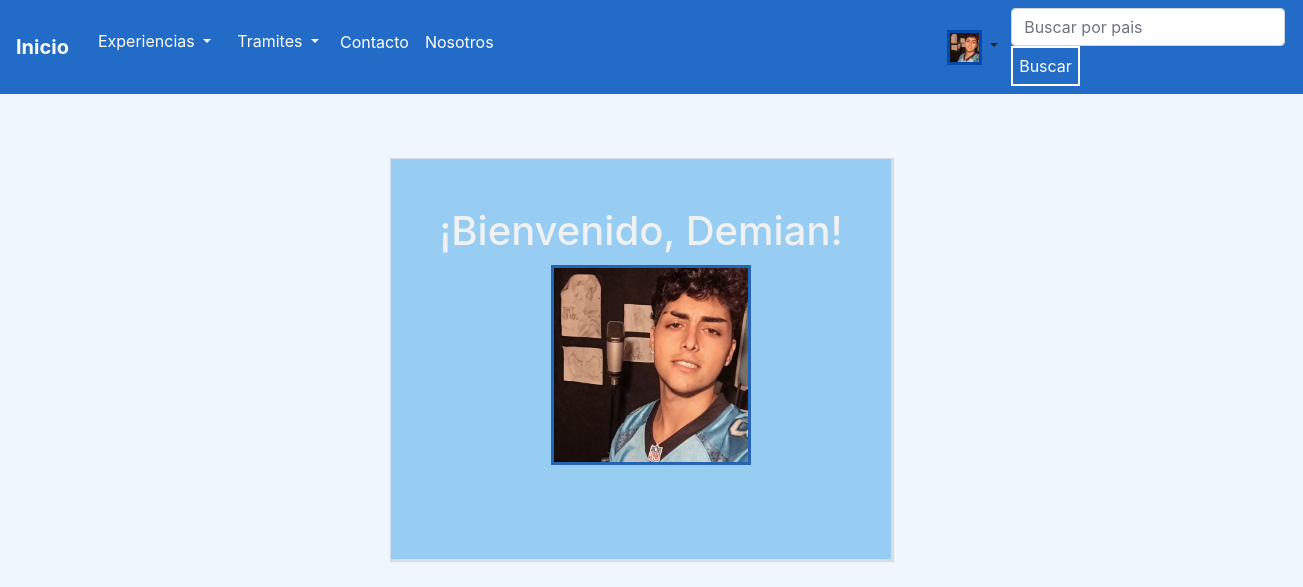
Page / (signed in) on the committed database.
### cuenta/models.py (models this page shows)
class User(AbstractUser):
    descripcion = models.CharField(max_length=100, blank=True, null=True)
    telefono = models.IntegerField(null=True, blank=True)
    redes_sociales = models.URLField(max_length=100, null=True, blank=True)
    image = models.ImageField(upload_to = 'imagenes_User/', blank=True, null=True )
    class Meta:
        verbose_name = 'Usuario'
        verbose_name_plural = 'Usuarios'
    def __str__(self):
        return str(self.username)

### templates/inicio.html (shortened to what this page needs)
{% extends 'base.html' %}
{% load static %}
{% block contenido %}
  {% if not user.is_authenticated %}
  <h1 class="Titulo" >Bienvenidos al blog de viajes</h1>
  <div id="carouselExampleSlidesOnly " data-interval="3000" class="carousel slide" data-ride="carousel" style="width: 900px; height: 20px;margin-right: 0%;">
    <div class="carousel-inner" >
      <div class="carousel-item active" data-interval="3000" >
          <img src="media\imagenes_Imagenes_Inicio\Thailand.jpg" class="d-block w-100" style="width: 900px; height: 400px; margin-top: 3%; margin-left: 3%;margin-right: 0%;  ">
      </div>
      <div class="carousel-item" data-interval="3000">
        <img src="media\imagenes_Imagenes_Inicio\nuevayork.jpg" class="d-block w-100" style="width: 900px; height: 400px; margin-top: 3%; margin-left: 3%;margin-right: 0%;">
      </div>
      <div class="carousel-item" data-interval="3000">
        <img src="media\imagenes_Imagenes_Inicio\noruega.jpg" class="d-block w-100" style="width: 900px; height: 400px; margin-top: 3%; margin-left: 3%;margin-right: 0%;">
      </div>
      <div class="carousel-item" data-interval="3000">
        <img src="media\imagenes_Imagenes_Inicio\Ushuaia.jpg" class="d-block w-100" style="width: 900px; height: 400px; margin-top: 3%; margin-left: 3%;margin-right: 0%;">
      </div>
    </div>
  </div>
    <div class="Formularioinicio">
    <h3>¿Ya tienes una cuenta? puedes</h3>
    <a class="Boton"  href="{% url 'login' %}">Iniciar sesión</a>
    <br>
    <br>
    <h3>de no ser el caso...</h3>
    <a class="Boton"  href="{% url 'registro' %}">¡Registrate!</a>
    </div>
  {% else %}
    <h1 class="Bienvenida">
      <br/>
      ¡Bienvenido, {{user}}!
      {% if user.image %}
      <img src="{{user.image.url}}" width="200px" height="200px" style="border-style: solid; border-color: rgb(37, 99, 181); margin-left: 4%; margin-top: 2%; ">
      {% else %}
      <img src="\media\imagenes_User\usuariodefault.jpg" width="200px" height="200px"   style="border-style: solid; border-color: rgb(37, 99, 181); margin-left: 4%; margin-top: 2%; "  >
      {% endif %}
    </h1>
  {% endif %}
{% endblock %}

### templates/base.html (shortened to what this page needs)
<!DOCTYPE html>
<html lang="en">
<head>
    {% load static %}
    <link rel="stylesheet" href="https://cdn.jsdelivr.net/npm/bootstrap@4.6.1/dist/css/bootstrap.min.css"
>
        <link rel="stylesheet"  href="{% static 'blog_viaje-GomezMogniLavezzo/styles.css' %}" type="text/css">
</head>
<header>
    <nav class="navbar navbar-expand-lg navbar "  >
        <a class="navbar-brand text-white" href="/"><b>Inicio </b></a>
        <div class="collapse navbar-collapse" id="navbarSupportedContent">
            <ul class="navbar-nav mr-auto">
                <li class="nav-item" >
                    <div class="btn-group"  >
                        <button type="button" class="btn dropdown-toggle text-white " data-toggle="dropdown" aria-expanded="false" >
                            Experiencias
                        </button>
                </li>
                <li class="nav-item" >
                    <div class="btn-group"  >
                        <button type="button" class="btn dropdown-toggle text-white " data-toggle="dropdown" aria-expanded="false" >
                            Tramites
                        </button>
                </li>
                <li class="nav-item">
                    <a class="nav-link text-white" href="/contacto/">Contacto</a>
                </li>
                <li class="nav-item" >
                    <a class="nav-link text-white" href="/nosotros/">Nosotros</a>
                </li>
                {% if user.is_authenticated %}
                    <div class="btn-group" style="margin-left:27rem ;">
                        <button type="button" class="btn  dropdown-toggle" data-toggle="dropdown" aria-expanded="false" >
                            {% if user.image %}
                               <img src="{{user.image.url}}" width="35px" height="35px" style=" margin-top:2.5%;border-style: solid; border-color: rgb(1, 75, 173);  ">
                            {% else %}
                               <img src="\media\imagenes_User\usuariodefault.jpg" width="35px" height="35px" style=" margin-top:2.5%;border-style: solid; border-color: rgb(1, 75, 173);  ">
                            {% endif %}
                        </button>
                {% endif %}
            </ul>
            <form class="form-inline my-2 my-lg-0" action ="/search_experiencias_view/" method = "GET" style="margin-right: 4%;">
                <input  class="form-control mr-sm-2" type="text" placeholder="Buscar por pais" aria-label="Search" name = 'search'>
                <button class="BotonBuscador " type="submit">Buscar</button>
            </form>
        </div>
    </nav>
</header>
<body >
{% block contenido %}
{% endblock %}
</body>
</html>

### static/blog_viaje-GomezMogniLavezzo/styles.css (style rules this page uses)
html { max-height: 100%; height: 1360px; }
body { background-color: rgb(239, 246, 253); max-width: 100%; min-width: 100%; position: absolute; align-content: center; }
header { max-width: 100%; background-color: rgb(34, 108, 200); height: 10%; max-height: 10%; position: static; max-width: 100%; max-height: 100%; }
.BotonBuscador { padding: 6px ; background-color: rgb(34, 108, 200); color: rgb(255, 255, 255); border-color:rgb(255, 255, 255); border-style:solid; max-width: 100%; max-height: 100%; }
.Bienvenida { display: block; box-shadow: 1px 1px 1px 2px rgb(0, 0, 0, 0.1) ; padding: 0%; width: 500px; margin-left: 30%; margin-top: 5%; height: 400px; background-color: rgb(152, 205, 243); color: rgb(240, 241, 242); text-decoration: solid; text-align: center; max-width: 100%; max-height: 100%; }

### rows in the picture
User: image (picture), username "Demian"
